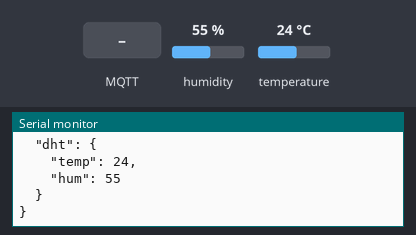
Recording of a sketch running on a simulated ESP8266 (NodeMCU). On the bench: the last lines printed to the serial monitor. The inputs (shaded band) are chosen by the test bench; at power-on: humidity 55 %, temperature 24 °C. WiFi joins after 1.5 s; servers stay silent unless stated; no MQTT or app messages arrive unless stated.

Above: at 2.7 s.
2.8 s: MQTT message "1" arrives on the first subscribed topic
At 3.5 s:
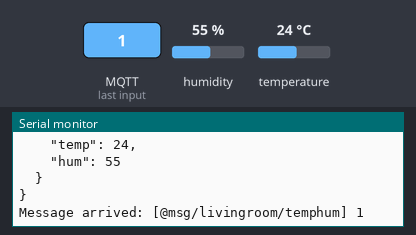
4.3 s: MQTT message "on" arrives on the first subscribed topic
At 4.6 s:
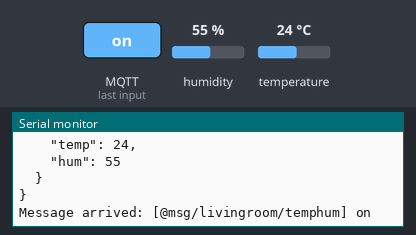
5.8 s: MQTT message "off" arrives on the first subscribed topic
At 5.97 s:
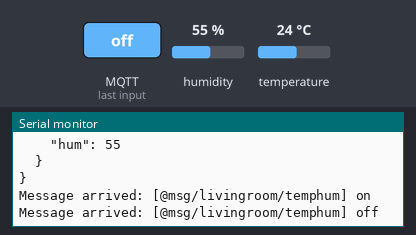
7.3 s: humidity set to 22 %
At 8.6 s:
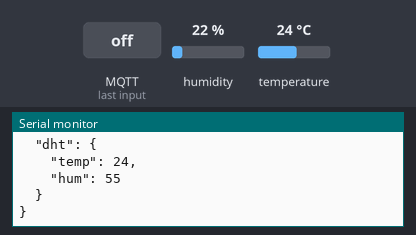
8.8 s: temperature set to 12 °C
At 10.2 s:
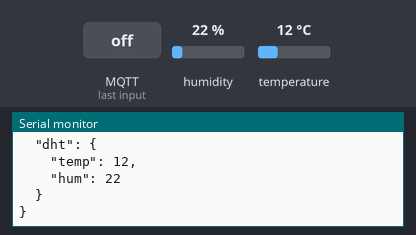

Measured:
- after the input at 2.8 s, the serial monitor: prints a new line at once (image 1)
- after the input at 4.3 s, the serial monitor: prints a new line at once (image 2)
- after the input at 5.8 s, the serial monitor: prints a new line at once (image 3)
- after the input at 8.8 s, the serial monitor: prints a new line after 1.2 s (image 5)

The sketch:

living_room_monitring.ino
```cpp
//Living Room Monotoring
#include <ESP8266WiFi.h>
#include <PubSubClient.h>
#include <DHT.h>
#include <ArduinoJson.h>

#define DHTPIN D6
#define DHTTYPE DHT11

const char* ssid = "your-ssid";
const char* password = "your-password";
const char* mqtt_server = "broker.netpie.io";
const int mqtt_port = 1883;

const char* mqtt_client = "clientID";
const char* mqtt_username = "username";
const char* mqtt_password = "password";

WiFiClient espClient;
PubSubClient client(espClient);
DHT dht(DHTPIN, DHTTYPE);

//char msg[100];
long lastMsg= 0;
int value = 0;

void reconnect() {
  while (!client.connected()) {
    Serial.print("Attempting MQTT connection…");
    if (client.connect(mqtt_client, mqtt_username, mqtt_password)) {
      Serial.println("connected");
      //client.subscribe("@shadow/data/updated");
      client.subscribe("@msg/livingroom/temphum");
      Serial.print("Subscribe: ");
      Serial.println("@msg/livingroom/temphum");
      Serial.println();
}
  else {
    Serial.print("failed, rc=");
    Serial.print(client.state());
    Serial.println("try again in 5 seconds");
    delay(5000);
    }
  }
}

void callback(char* topic, byte* payload, unsigned int length) {
  Serial.print("Message arrived: [");
  Serial.print(topic);
  Serial.print("] ");
  String message;
    for (int i = 0; i < length; i++) {
      message = message + (char)payload[i];
  }
  Serial.println(message);
}

const String getDhtJson() {
  int humidity = dht.readHumidity();
  int temperature = dht.readTemperature();
  //String place = "Living room";

  String jsonDoc;
  StaticJsonDocument<128> sObjDoc;
  StaticJsonDocument<128> doc;
  sObjDoc["temp"] = temperature;
  sObjDoc["hum"] = humidity;
  //sObjDoc["room"] = place;
  doc["dht"] = sObjDoc;

  serializeJsonPretty(doc, jsonDoc);
  Serial.println("Message: ");
  serializeJsonPretty(doc, Serial); //serializeJsonPretty()
  Serial.println();
  //serializeJson(doc, Serial);
  Serial.println();
  return jsonDoc;
}

void setup() {
  Serial.begin(115200);
  Serial.println();
  Serial.print("Connecting to ");
  Serial.println(ssid);
  WiFi.begin(ssid, password);
  while (WiFi.status() != WL_CONNECTED) {
  delay(500);
  Serial.print(".");
}
  Serial.println("");
  Serial.println("WiFi connected");
  Serial.println("IP address: ");
  Serial.println(WiFi.localIP());
  client.setServer(mqtt_server, mqtt_port);
  client.setCallback(callback);
  dht.begin();
}

void loop() {
  //String place = "Living Room";

  if (!client.connected()) {
    reconnect();
  }

  client.loop();
    long now = millis();
    if (now - lastMsg > 2000) {
      lastMsg = now;
      ++value;
      //String data = "{\"data\": {\"humidity\":" + String(humidity)
                    //+ ", \"temperature\":" + String(temperature)
                    //+ ", \"place\":" +String(place) + "}}";
      //Serial.print("data: ");
      //Serial.println(data);
      //data.toCharArray(msg, (data.length() + 1));
      //client.publish("@shadow/data/update", msg);
      //client.publish("@msg/livingroom/temphum", msg);

      Serial.println(getDhtJson());
      Serial.println("Message published");
      client.publish("@msg/livingroom/temphum", getDhtJson().c_str());

      Serial.println();
      }

  delay(1);

}
```
